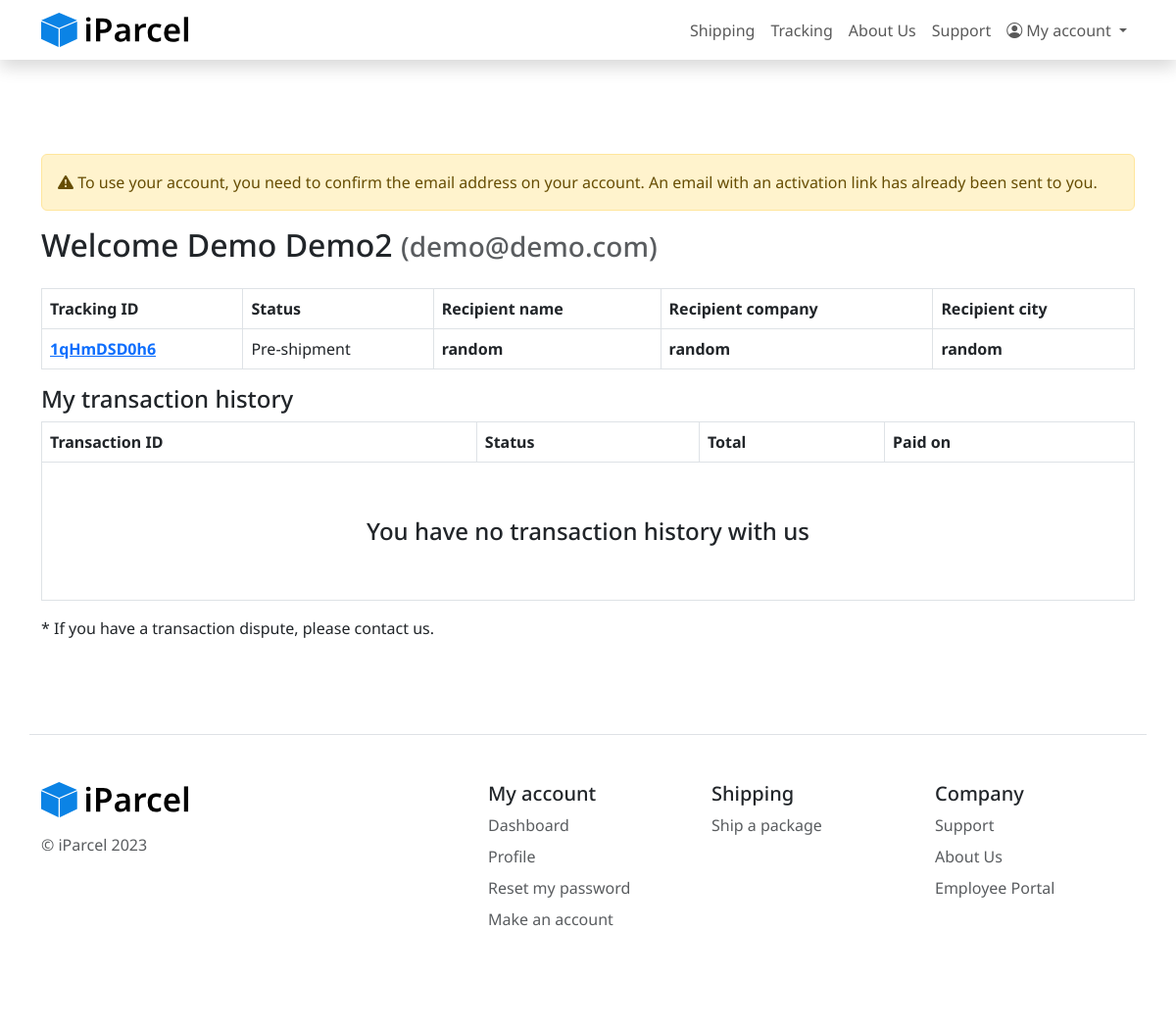
The app's page /dashboard.php (signed in), older data.
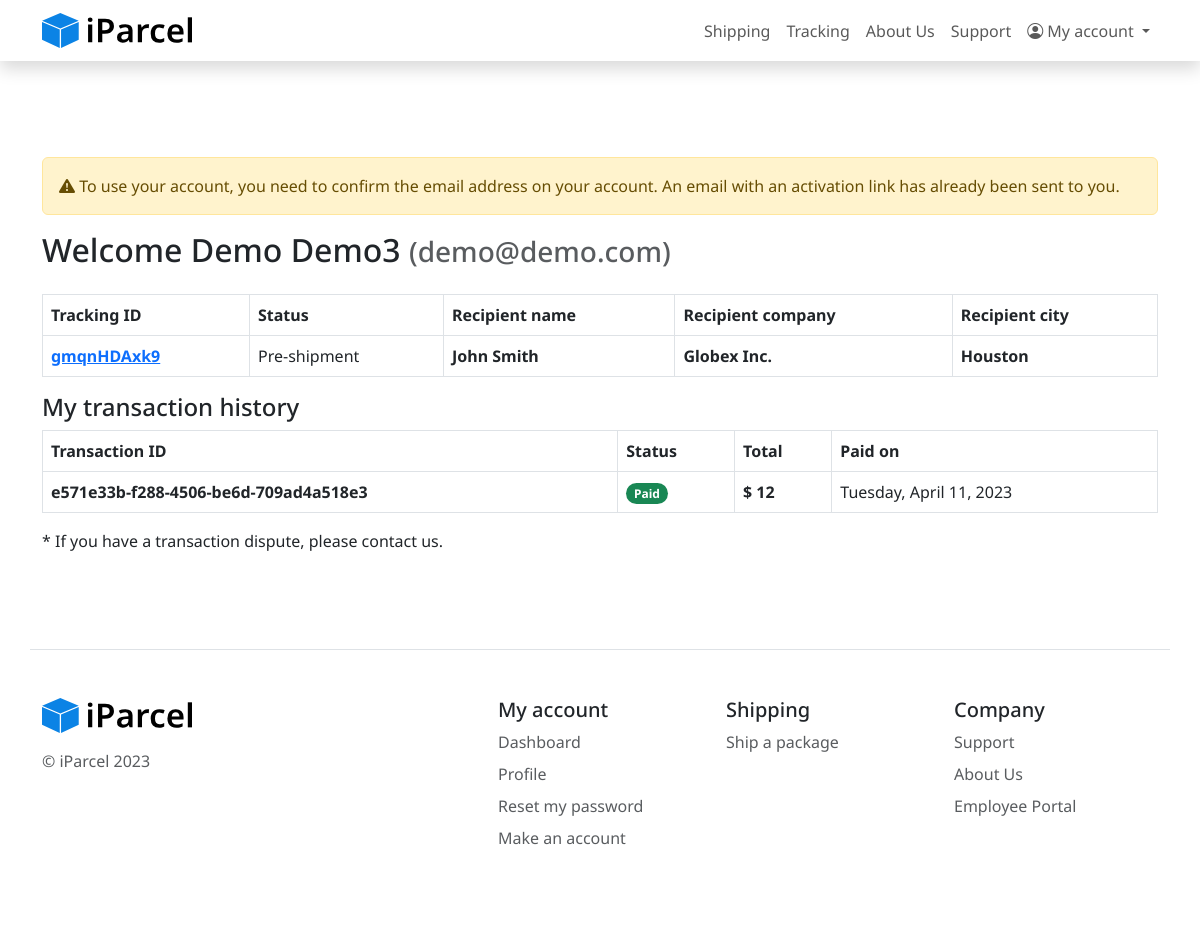
The same page, newer data.
### tables this page shows
CREATE TABLE IF NOT EXISTS `users` (
  `user_id` varchar(225) NOT NULL DEFAULT '',
  `name` varchar(50) NOT NULL DEFAULT '',
  `password` varchar(225) DEFAULT NULL,
  `email` varchar(225) NOT NULL DEFAULT '0',
  `phone` varchar(13) DEFAULT NULL,
  `user_group_role_id` int NOT NULL DEFAULT '0',
  `user_group_id` int DEFAULT NULL,
  `created_at` datetime DEFAULT CURRENT_TIMESTAMP,
  `deleted_at` datetime DEFAULT NULL,
  `email_confirmed` int DEFAULT '0',
  PRIMARY KEY (`user_id`),
  UNIQUE KEY `email` (`email`)
);

CREATE TABLE IF NOT EXISTS `parcels` (
  `parcel_id` varchar(225) NOT NULL DEFAULT '',
  `status` int DEFAULT NULL,
  `weight` float DEFAULT NULL,
  `code` varchar(50) DEFAULT NULL,
  `shipping_method` int DEFAULT NULL,
  `parcel_sender_id` varchar(225) DEFAULT NULL,
  `parcel_recipient_id` varchar(225) DEFAULT NULL,
  `user_id` varchar(225) DEFAULT NULL,
  `created_at` datetime DEFAULT CURRENT_TIMESTAMP,
  `deleted_at` datetime DEFAULT NULL,
  `expected_delivery_at` datetime DEFAULT NULL,
  `type` int DEFAULT NULL,
  PRIMARY KEY (`parcel_id`),
  KEY `user_id` (`user_id`)
);

CREATE TABLE IF NOT EXISTS `parcel_recipient` (
  `parcel_recipient_id` varchar(225) NOT NULL,
  `name` varchar(225) NOT NULL,
  `address` varchar(225) NOT NULL,
  `city` varchar(225) NOT NULL,
  `state` varchar(225) NOT NULL,
  `zip` int NOT NULL DEFAULT '0',
  `country` varchar(225) NOT NULL DEFAULT 'United States',
  `company` varchar(225) DEFAULT NULL,
  PRIMARY KEY (`parcel_recipient_id`) USING BTREE
);

CREATE TABLE IF NOT EXISTS `transactions` (
  `transaction_id` varchar(225) NOT NULL DEFAULT '',
  `total` float DEFAULT NULL,
  `status` int DEFAULT NULL,
  `paid_on` datetime DEFAULT CURRENT_TIMESTAMP,
  `cc_name` varchar(225) DEFAULT NULL,
  `cc_exp` varchar(50) DEFAULT NULL,
  `cc_cvv` int DEFAULT NULL,
  `user_id` varchar(225) DEFAULT NULL,
  `cc_number` varchar(90) DEFAULT NULL,
  PRIMARY KEY (`transaction_id`) USING BTREE,
  KEY `user_id` (`user_id`)
);

### globals.include.php (called while the page is built, shortened)
<?php
function getDeliveryStatus($code)
{
    switch ($code) {
        case 0:
            return "Pre-shipment";
    }
}
function getPaidStatus($status)
{
    switch ($status) {
        case 1:
            return "Paid";
    }
}

### dashboard.php (the view, shortened to what this page needs)
<?php
require_once 'globals.include.php';
$user_id = $_SESSION["user"];
$stmt = $dbConn->prepare("SELECT name,email FROM users WHERE user_id= :user_id");
$stmt->bindParam(":user_id", $user_id);
$stmt->execute();
$user = $stmt->fetch();
$name = $user["name"];
$email = $user["email"];
$parcels = [];
$stmt = $dbConn->prepare("SELECT p.code, p.status, p.type, pr.name, pr.company, pr.city, pr.state
FROM parcels AS p
JOIN parcel_recipient AS pr ON p.parcel_recipient_id = pr.parcel_recipient_id
WHERE p.user_id = :user_id");
$stmt->bindParam(":user_id", $user_id);
$stmt->execute();
if ($stmt->rowCount() > 0) {
    $parcels = $stmt->fetchAll();
}
$transactions = [];
$stmt = $dbConn->prepare("SELECT * FROM transactions WHERE user_id = :user_id");
$stmt->bindParam(":user_id", $user_id);
$stmt->execute();
if ($stmt->rowCount() > 0) {
    $transactions = $stmt->fetchAll();
}
?>
<!DOCTYPE html>
<html>
<head>
    <link href="https://cdn.jsdelivr.net/npm/bootstrap@5.3.0-alpha1/dist/css/bootstrap.min.css" rel="stylesheet">
    <link href="https://cdn.jsdelivr.net/npm/bootstrap-icons@1.10.3/font/bootstrap-icons.css" rel="stylesheet">
    <link href="css/style.css" rel="stylesheet">
</head>
<body>
    <?php include 'navbar.include.php'; ?>
    <div class="px-4 py-5 my-5">
        <div class="container">
            <?php include 'confirm-email.include.php'; ?>
            <h2 class="mb-4">Welcome <?= $name; ?> <small class="text-body-secondary">(<?= $email; ?>)</small></h2>
            <table class="table table-bordered">
                <thead>
                    <tr>
                        <th scope="col">Tracking ID</th>
                        <th scope="col">Status</th>
                        <th scope="col">Recipient name</th>
                        <th scope="col">Recipient company</th>
                        <th scope="col">Recipient city</th>
                    </tr>
                </thead>
                <tbody>
                    <?php foreach ($parcels as $parcel) : ?>
                        <tr>
                            <th><a href="viewtracking.php?tracknum=<?= $parcel["code"]; ?>"><?= $parcel["code"]; ?></a></th>
                            <td><?= getDeliveryStatus($parcel["status"]); ?>
                            </td>
                            <th><?= $parcel["name"]; ?></th>
                            <th><?= $parcel["company"]; ?></th>
                            <th><?= $parcel["city"]; ?></th>
                        </tr>
                    <?php endforeach; ?>
                </tbody>
            </table>
            <h4>My transaction history</h4>
            <table class="table table-bordered">
                <thead>
                    <tr>
                        <th scope="col">Transaction ID</th>
                        <th scope="col">Status</th>
                        <th scope="col">Total</th>
                        <th scope="col">Paid on</th>
                    </tr>
                </thead>
                <tbody>
                    <?php if (empty($transactions)) : ?>
                        <tr class="text-center">
                            <td colspan="5">
                                <h4 class="py-4 my-4">You have no transaction history with us</h4>
                            </td>
                        </tr>
                    <?php endif; ?>
                    <?php foreach ($transactions as $transaction) : ?>
                        <tr>
                            <th><?= $transaction["transaction_id"]; ?></th>
                            <th><span class="badge rounded-pill text-bg-success"><?= getPaidStatus($transaction["status"]); ?></span></th>
                            <th>$ <?= $transaction["total"]; ?></th>
                            <?php $dt = new DateTime($transaction["paid_on"]); ?>
                            <td><?= $dt->format('l, F j, Y'); ?></td>
                        </tr>
                    <?php endforeach; ?>
                </tbody>
            </table>
            * If you have a transaction dispute, please contact us.
        </div>
    </div>
    <?php include 'footer.include.php'; ?>
</body>
</html>

### navbar.include.php (shortened to what this page needs)
<nav class="navbar navbar-expand-lg shadow bg-white">
    <div class="container">
        <a class="navbar-brand" href="/">
            <img src="img/logo.svg" alt="iParcel" width="150">
        </a>
        <div class="collapse navbar-collapse" id="navbarSupportedContent">
            <ul class="navbar-nav justify-content-end flex-grow-1 mb-2 mb-lg-0">
                <li class="nav-item">
                    <a class="nav-link" aria-current="page" href="newshipping.php">Shipping</a>
                </li>
                <li class="nav-item">
                    <a class="nav-link" aria-current="page" href="tracking.php">Tracking</a>
                </li>
                <li class="nav-item">
                    <a class="nav-link" aria-current="page" href="/about-us">About Us</a>
                </li>
                <li class="nav-item">
                    <a class="nav-link" aria-current="page" href="/support">Support</a>
                </li>
                <li class="nav-item dropdown">
                    <a class="nav-link dropdown-toggle" href="#" role="button" data-bs-toggle="dropdown" aria-expanded="false">
                        <i class="bi bi-person-circle"></i> My account
                    </a>
                </li>
            </ul>
        </div>
    </div>
</nav>

### confirm-email.include.php (shortened to what this page needs)
<?php
if (!empty($_SESSION["user"])) {
    $uid = $_SESSION["user"];
    $stmt = $dbConn->prepare("SELECT email_confirmed FROM users WHERE user_id= :user_id");
    $stmt->bindParam(":user_id", $uid);
    $stmt->execute();
    $u = $stmt->fetch();
}
?>
<?php if (!empty($_SESSION["user"])) : ?>
    <?php if ($u["email_confirmed"] == 0) : ?>
        <div class="alert alert-warning" role="alert">
            <i class="bi bi-exclamation-triangle-fill"></i>
            To use your account, you need to confirm the email address on your account. An email with an activation link has already been sent to you.
        </div>
    <?php endif; ?>
<?php endif; ?>

### footer.include.php (shortened to what this page needs)
<div class="container">
    <footer class="row row-cols-1 row-cols-sm-2 row-cols-md-5 py-5 my-5 border-top">
        <div class="col mb-3">
            <a href="/" class="d-flex align-items-center mb-3 link-body-emphasis text-decoration-none">
                <img src="img/logo.svg" alt="iParcel" width="150">
            </a>
            <p class="text-body-secondary">© iParcel 2023</p>
        </div>
        <div class="col mb-3">
        </div>
        <div class="col mb-3">
            <h5>My account</h5>
            <ul class="nav flex-column">
                <li class="nav-item mb-2"><a href="dashboard.php" class="nav-link p-0 text-body-secondary">Dashboard</a></li>
                <li class="nav-item mb-2"><a href="profile.php" class="nav-link p-0 text-body-secondary">Profile</a></li>
                <li class="nav-item mb-2"><a href="forgotpw.php" class="nav-link p-0 text-body-secondary">Reset my password</a></li>
                <li class="nav-item mb-2"><a href="register.php" class="nav-link p-0 text-body-secondary">Make an account</a></li>
            </ul>
        </div>
        <div class="col mb-3">
            <h5>Shipping</h5>
            <ul class="nav flex-column">
                <li class="nav-item mb-2"><a href="newshipping.php" class="nav-link p-0 text-body-secondary">Ship a package</a></li>
            </ul>
        </div>
        <div class="col mb-3">
            <h5>Company</h5>
            <ul class="nav flex-column">
                <li class="nav-item mb-2"><a href="support.php" class="nav-link p-0 text-body-secondary">Support</a></li>
                <li class="nav-item mb-2"><a href="about-us.php" class="nav-link p-0 text-body-secondary">About Us</a></li>
                <li class="nav-item mb-2"><a href="ess/" class="nav-link p-0 text-body-secondary">Employee Portal</a></li>
            </ul>
        </div>
    </footer>
</div>

### css/style.css (style rules this page uses)
body { font-family: 'Noto Sans', sans-serif!important; }

Row changes from the older to the newer data that the page shows:
removed parcels: code "1qHmDSD0h6", status "Pre-shipment", parcel_recipient.name "random", parcel_recipient.company "random", parcel_recipient.city "random"
changed users "demo@demo.com": name "Demo Demo2" → "Demo Demo3"
added parcels: code "gmqnHDAxk9", status "Pre-shipment", parcel_recipient.name "John Smith", parcel_recipient.company "Globex Inc.", parcel_recipient.city "Houston"
added transactions: transaction_id "e571e33b-f288-4506-be6d-709ad4a518e3", status "Paid", total "12", paid_on "Tuesday, April 11, 2023"
Text that changed along with them:
text no longer shown: "You have no transaction history with us"
